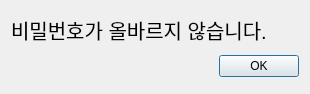
<?xml version="1.0" encoding="UTF-8"?>
<ui version="4.0">
 <class>Dialog</class>
 <widget class="QDialog" name="Dialog">
  <property name="geometry">
   <rect>
    <x>0</x>
    <y>0</y>
    <width>310</width>
    <height>94</height>
   </rect>
  </property>
  <property name="sizePolicy">
   <sizepolicy hsizetype="Fixed" vsizetype="Fixed">
    <horstretch>0</horstretch>
    <verstretch>0</verstretch>
   </sizepolicy>
  </property>
  <property name="minimumSize">
   <size>
    <width>310</width>
    <height>94</height>
   </size>
  </property>
  <property name="maximumSize">
   <size>
    <width>310</width>
    <height>94</height>
   </size>
  </property>
  <property name="windowTitle">
   <string>방 비밀번호 입력</string>
  </property>
  <layout class="QHBoxLayout" name="horizontalLayout">
   <item>
    <layout class="QVBoxLayout" name="verticalLayout">
     <item>
      <widget class="QLabel" name="label">
       <property name="sizePolicy">
        <sizepolicy hsizetype="Maximum" vsizetype="Maximum">
         <horstretch>0</horstretch>
         <verstretch>0</verstretch>
        </sizepolicy>
       </property>
       <property name="font">
        <font>
         <pointsize>15</pointsize>
        </font>
       </property>
       <property name="text">
        <string>비밀번호가 올바르지 않습니다.</string>
       </property>
      </widget>
     </item>
     <item>
      <layout class="QHBoxLayout" name="horizontalLayout_2">
       <item>
        <spacer name="horizontalSpacer">
         <property name="orientation">
          <enum>Qt::Horizontal</enum>
         </property>
         <property name="sizeHint" stdset="0">
          <size>
           <width>40</width>
           <height>20</height>
          </size>
         </property>
        </spacer>
       </item>
       <item>
        <widget class="QPushButton" name="pushButton">
         <property name="text">
          <string>OK</string>
         </property>
        </widget>
       </item>
      </layout>
     </item>
    </layout>
   </item>
  </layout>
 </widget>
 <resources/>
 <connections>
  <connection>
   <sender>pushButton</sender>
   <signal>clicked()</signal>
   <receiver>Dialog</receiver>
   <slot>close_dialog()</slot>
   <hints>
    <hint type="sourcelabel">
     <x>263</x>
     <y>61</y>
    </hint>
    <hint type="destinationlabel">
     <x>168</x>
     <y>75</y>
    </hint>
   </hints>
  </connection>
 </connections>
 <slots>
  <slot>close_dialog()</slot>
  <slot>check_password()</slot>
 </slots>
</ui>
